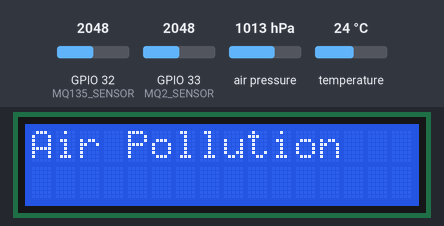
Bench run of a program on a simulated ESP32. Parts: 16×2 character LCD. The test bench sets the inputs (shaded band); at power-on: air pressure 1013 hPa, GPIO 32 (MQ135_SENSOR) = 2048, GPIO 33 (MQ2_SENSOR) = 2048, temperature 24 °C. WiFi joins after 1.5 s; servers stay silent unless stated; what the program prints to the serial monitor is not drawn.

Above: at 1.9 s.
At 4.0 s:
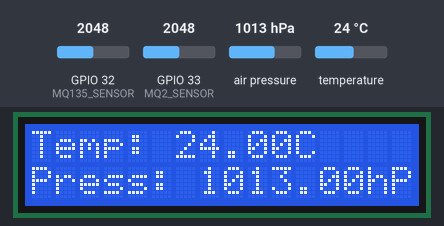
4.1 s: air pressure set to 952 hPa
At 8.4 s:
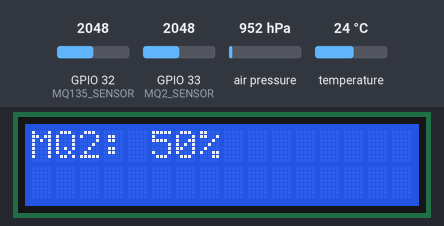
At 19.0 s:
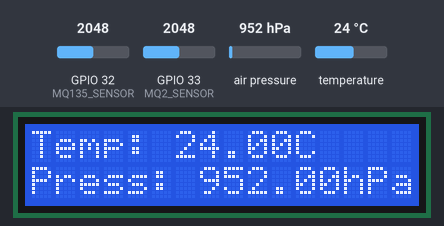
Timing chart, 0 to 20.5 s (numbered marks = the images above; inputs shaded):
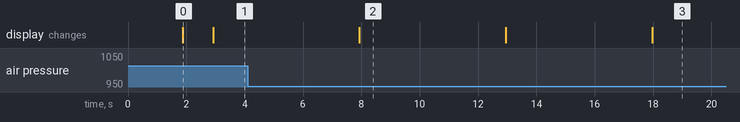

Measured:
- what the display in image 0 shows lasts 1.0 s, from 1.9 s to 2.9 s
- what the display in image 2 shows lasts 5.0 s, from 7.9 s to 12.9 s

The program:

main.cpp
```cpp
#include <Arduino.h>

/* Fill-in information from Blynk Device Info here */
#define BLYNK_TEMPLATE_ID "TMPL3KrnFeaQZ"
#define BLYNK_TEMPLATE_NAME "Air Pollution"
#define BLYNK_AUTH_TOKEN "RLHuDxOVS5nEv0djvslgigkUzgbDzB_O"

/* Comment this out to disable prints and save space */
#define BLYNK_PRINT Serial

#include <WiFi.h>
#include <WiFiClient.h>
#include <BlynkSimpleEsp32.h>
#include <Wire.h>
#include <Adafruit_Sensor.h>
#include <Adafruit_BMP280.h>
#include <LiquidCrystal_I2C.h> // Library for 16x2 LCD display

// Your WiFi credentials.
// Set password to "" for open networks.
char ssid[] = "KSP";
char pass[] = "9550421866";

BlynkTimer timer;

#define MQ2_SENSOR 33

#define MQ135_SENSOR 32

int MQ2_SENSOR_Value = 0;
int MQ135_SENSOR_Value = 0;

float temperature = 0;
float pressure = 0;

LiquidCrystal_I2C lcd(0x27, 16, 2); // Set the LCD I2C address to 0x27 and 16x2 characters

// This function sends Arduino's uptime every second to Virtual Pin 2.
void uploadData()
{

  Blynk.virtualWrite(V0, temperature);
  Blynk.virtualWrite(V1, pressure);
  Blynk.virtualWrite(V2, MQ2_SENSOR_Value);
  Blynk.virtualWrite(V3, MQ135_SENSOR_Value);
}

// Initialize the BMP280 sensor
Adafruit_BMP280 bmp;

void connectWiFi()
{
  // Connect to Wi-Fi
  // WiFi.begin(ssid, pass);
  while (WiFi.status() != WL_CONNECTED)
  {
    delay(500);
    lcd.setCursor(0, 0);
    lcd.print("WiFi: Connecting...");
  }
  lcd.setCursor(0, 0);
  lcd.print("WiFi: Connected   ");
}

void setup()
{
  // Debug console
  Serial.begin(115200);

  Blynk.begin(BLYNK_AUTH_TOKEN, ssid, pass);
  connectWiFi(); // Connect to WiFi network
  unsigned status;
  status = bmp.begin(0x76);

  if (!status)
  {
    Serial.println(F("Could not find a valid BMP280 sensor, check wiring or "
                     "try a different address!"));

    while (1)
      delay(10);
  }
  lcd.init();                 // Initialize the LCD
  lcd.backlight();            // Turn on the backlight
  lcd.setCursor(0, 0);        // Set cursor to the first row
  lcd.print("Air Pollution"); // Print message on LCD
  delay(1000);

  // Setup a function to be called every second
  timer.setInterval(1000L, uploadData);
}

void loop()
{
  Blynk.run();
  timer.run();

  // Read temperature and pressure from BMP280
  temperature = bmp.readTemperature();
  pressure = bmp.readPressure() / 100.0F;

  MQ2_SENSOR_Value = map(analogRead(MQ2_SENSOR), 0, 4095, 0, 100);

  MQ135_SENSOR_Value = analogRead(MQ135_SENSOR);

  Serial.print("MQ2 sensor : ");
  Serial.println(MQ2_SENSOR_Value);
  Serial.print("MQ135 sensor : ");
  Serial.println(MQ135_SENSOR_Value);

  // Update LCD display with sensor readings
  lcd.clear(); // Clear the display

  // Display temperature and pressure
  lcd.setCursor(0, 0);
  lcd.print("Temp: ");
  lcd.print(temperature);
  lcd.print("C");

  lcd.setCursor(0, 1);
  lcd.print("Press: ");
  lcd.print(pressure);
  lcd.print("hPa");

  delay(5000); // Display temperature and pressure for 5 seconds

  // Clear the display
  lcd.clear();

  // Display MQ2 sensor value
  lcd.setCursor(0, 0);
  lcd.print("MQ2: ");
  lcd.print(MQ2_SENSOR_Value);
  lcd.print("%");

  delay(5000); // Display MQ2 sensor value for 5 seconds

  // Clear the display
  lcd.clear();

  // Display MQ135 sensor value
  lcd.setCursor(0, 0);
  lcd.print("CO2: ");
  lcd.print(MQ135_SENSOR_Value);
  lcd.print(" ppm");

  delay(5000); // Display MQ135 sensor value for 5 seconds

  // Define thresholds for different air quality levels
  int cleanAirThreshold = 100;
  int moderateAirThreshold = 300;
  int poorAirThreshold = 500;

  // Classify air quality based on the sensor value
  if (MQ135_SENSOR_Value < cleanAirThreshold)
  {

    Blynk.logEvent("clean_air");
  }
  else if (MQ135_SENSOR_Value < moderateAirThreshold)
  {
    Blynk.logEvent("moderate_air_quality");
  }
  else if (MQ135_SENSOR_Value < poorAirThreshold)
  {
    Blynk.logEvent("poor_air_quality");
  }
  else
  {
    Blynk.logEvent("very_poor_air_quality");
  }
}
```
